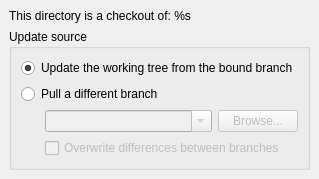
<ui version="4.0" >
 <class>UpdateCheckoutForm</class>
 <widget class="QWidget" name="UpdateCheckoutForm" >
  <property name="geometry" >
   <rect>
    <x>0</x>
    <y>0</y>
    <width>317</width>
    <height>170</height>
   </rect>
  </property>
  <property name="windowTitle" >
   <string>Update Checkout</string>
  </property>
  <layout class="QVBoxLayout" name="verticalLayout" >
   <property name="margin" >
    <number>9</number>
   </property>
   <item>
    <widget class="QLabel" name="label" >
     <property name="sizePolicy" >
      <sizepolicy vsizetype="Fixed" hsizetype="Preferred" >
       <horstretch>0</horstretch>
       <verstretch>0</verstretch>
      </sizepolicy>
     </property>
     <property name="text" >
      <string>This directory is a checkout of: %s</string>
     </property>
    </widget>
   </item>
   <item>
    <widget class="QGroupBox" name="groupBox" >
     <property name="title" >
      <string>Update source</string>
     </property>
     <layout class="QGridLayout" name="gridLayout" >
      <item row="0" column="0" colspan="3" >
       <widget class="QRadioButton" name="but_update" >
        <property name="text" >
         <string>Update the working tree from the bound branch</string>
        </property>
        <property name="checked" >
         <bool>true</bool>
        </property>
       </widget>
      </item>
      <item row="1" column="0" colspan="3" >
       <widget class="QRadioButton" name="but_pull" >
        <property name="enabled" >
         <bool>true</bool>
        </property>
        <property name="text" >
         <string>Pull a different branch</string>
        </property>
       </widget>
      </item>
      <item row="2" column="0" >
       <spacer name="horizontalSpacer" >
        <property name="orientation" >
         <enum>Qt::Horizontal</enum>
        </property>
        <property name="sizeHint" stdset="0" >
         <size>
          <width>18</width>
          <height>20</height>
         </size>
        </property>
       </spacer>
      </item>
      <item row="2" column="1" >
       <widget class="QComboBox" name="location" >
        <property name="enabled" >
         <bool>false</bool>
        </property>
        <property name="sizePolicy" >
         <sizepolicy vsizetype="Fixed" hsizetype="Preferred" >
          <horstretch>1</horstretch>
          <verstretch>0</verstretch>
         </sizepolicy>
        </property>
        <property name="editable" >
         <bool>true</bool>
        </property>
        <property name="sizeAdjustPolicy" >
         <enum>QComboBox::AdjustToMinimumContentsLength</enum>
        </property>
       </widget>
      </item>
      <item row="2" column="2" >
       <widget class="QPushButton" name="location_picker" >
        <property name="enabled" >
         <bool>false</bool>
        </property>
        <property name="text" >
         <string>Browse...</string>
        </property>
       </widget>
      </item>
      <item row="3" column="0" >
       <spacer name="horizontalSpacer_2" >
        <property name="orientation" >
         <enum>Qt::Horizontal</enum>
        </property>
        <property name="sizeHint" stdset="0" >
         <size>
          <width>18</width>
          <height>20</height>
         </size>
        </property>
       </spacer>
      </item>
      <item row="3" column="1" colspan="2" >
       <widget class="QCheckBox" name="but_pull_overwrite" >
        <property name="enabled" >
         <bool>false</bool>
        </property>
        <property name="text" >
         <string>Overwrite differences between branches</string>
        </property>
       </widget>
      </item>
     </layout>
    </widget>
   </item>
  </layout>
 </widget>
 <resources/>
 <connections>
  <connection>
   <sender>but_pull</sender>
   <signal>toggled(bool)</signal>
   <receiver>location</receiver>
   <slot>setEnabled(bool)</slot>
   <hints>
    <hint type="sourcelabel" >
     <x>101</x>
     <y>89</y>
    </hint>
    <hint type="destinationlabel" >
     <x>105</x>
     <y>114</y>
    </hint>
   </hints>
  </connection>
  <connection>
   <sender>but_pull</sender>
   <signal>toggled(bool)</signal>
   <receiver>location_picker</receiver>
   <slot>setEnabled(bool)</slot>
   <hints>
    <hint type="sourcelabel" >
     <x>173</x>
     <y>87</y>
    </hint>
    <hint type="destinationlabel" >
     <x>255</x>
     <y>108</y>
    </hint>
   </hints>
  </connection>
  <connection>
   <sender>but_pull</sender>
   <signal>toggled(bool)</signal>
   <receiver>but_pull_overwrite</receiver>
   <slot>setEnabled(bool)</slot>
   <hints>
    <hint type="sourcelabel" >
     <x>62</x>
     <y>86</y>
    </hint>
    <hint type="destinationlabel" >
     <x>73</x>
     <y>141</y>
    </hint>
   </hints>
  </connection>
  <connection>
   <sender>UpdateCheckoutForm</sender>
   <signal>disableUi(bool)</signal>
   <receiver>groupBox</receiver>
   <slot>setDisabled(bool)</slot>
   <hints>
    <hint type="sourcelabel" >
     <x>4</x>
     <y>6</y>
    </hint>
    <hint type="destinationlabel" >
     <x>18</x>
     <y>38</y>
    </hint>
   </hints>
  </connection>
 </connections>
 <slots>
  <signal>disableUi(bool)</signal>
 </slots>
</ui>
